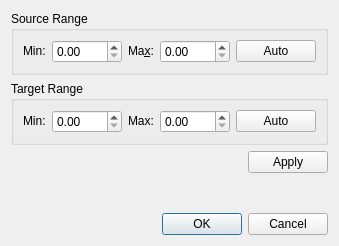
<?xml version="1.0" encoding="UTF-8"?>
<ui version="4.0">
 <class>LinearRangeMappingDialog</class>
 <widget class="QDialog" name="LinearRangeMappingDialog">
  <property name="geometry">
   <rect>
    <x>0</x>
    <y>0</y>
    <width>339</width>
    <height>246</height>
   </rect>
  </property>
  <property name="windowTitle">
   <string>Dialog</string>
  </property>
  <layout class="QVBoxLayout" name="verticalLayout">
   <item>
    <widget class="QGroupBox" name="sourceRangeGroupBox">
     <property name="title">
      <string>Source Range</string>
     </property>
     <layout class="QHBoxLayout" name="horizontalLayout">
      <item>
       <widget class="QLabel" name="oldMinLabel">
        <property name="sizePolicy">
         <sizepolicy hsizetype="Fixed" vsizetype="Fixed">
          <horstretch>0</horstretch>
          <verstretch>0</verstretch>
         </sizepolicy>
        </property>
        <property name="text">
         <string>Min:</string>
        </property>
        <property name="buddy">
         <cstring>oldRangeMinSpinBox</cstring>
        </property>
       </widget>
      </item>
      <item>
       <widget class="QDoubleSpinBox" name="oldRangeMinSpinBox">
        <property name="mouseTracking">
         <bool>true</bool>
        </property>
       </widget>
      </item>
      <item>
       <widget class="QLabel" name="oldMaxLabel">
        <property name="sizePolicy">
         <sizepolicy hsizetype="Fixed" vsizetype="Fixed">
          <horstretch>0</horstretch>
          <verstretch>0</verstretch>
         </sizepolicy>
        </property>
        <property name="text">
         <string>Ma&amp;x:</string>
        </property>
        <property name="buddy">
         <cstring>oldRangeMaxSpinBox</cstring>
        </property>
       </widget>
      </item>
      <item>
       <widget class="QDoubleSpinBox" name="oldRangeMaxSpinBox">
        <property name="mouseTracking">
         <bool>true</bool>
        </property>
       </widget>
      </item>
      <item>
       <widget class="QPushButton" name="autoOldRangeButton">
        <property name="text">
         <string>Auto</string>
        </property>
       </widget>
      </item>
     </layout>
    </widget>
   </item>
   <item>
    <widget class="QGroupBox" name="targetRangeGroupBox">
     <property name="title">
      <string>Target Range</string>
     </property>
     <layout class="QHBoxLayout" name="horizontalLayout_2">
      <item>
       <widget class="QLabel" name="newMinLabel">
        <property name="sizePolicy">
         <sizepolicy hsizetype="Fixed" vsizetype="Fixed">
          <horstretch>0</horstretch>
          <verstretch>0</verstretch>
         </sizepolicy>
        </property>
        <property name="text">
         <string>Min:</string>
        </property>
        <property name="buddy">
         <cstring>newRangeMinSpinBox</cstring>
        </property>
       </widget>
      </item>
      <item>
       <widget class="QDoubleSpinBox" name="newRangeMinSpinBox">
        <property name="mouseTracking">
         <bool>true</bool>
        </property>
       </widget>
      </item>
      <item>
       <widget class="QLabel" name="newMaxLabel">
        <property name="sizePolicy">
         <sizepolicy hsizetype="Fixed" vsizetype="Fixed">
          <horstretch>0</horstretch>
          <verstretch>0</verstretch>
         </sizepolicy>
        </property>
        <property name="text">
         <string>Max:</string>
        </property>
        <property name="buddy">
         <cstring>newRangeMaxSpinBox</cstring>
        </property>
       </widget>
      </item>
      <item>
       <widget class="QDoubleSpinBox" name="newRangeMaxSpinBox">
        <property name="mouseTracking">
         <bool>true</bool>
        </property>
       </widget>
      </item>
      <item>
       <widget class="QPushButton" name="autoNewRangeButton">
        <property name="text">
         <string>Auto</string>
        </property>
       </widget>
      </item>
     </layout>
    </widget>
   </item>
   <item>
    <layout class="QHBoxLayout" name="horizontalLayout_3">
     <item>
      <spacer name="horizontalSpacer_2">
       <property name="orientation">
        <enum>Qt::Orientation::Horizontal</enum>
       </property>
       <property name="sizeHint" stdset="0">
        <size>
         <width>40</width>
         <height>20</height>
        </size>
       </property>
      </spacer>
     </item>
     <item>
      <widget class="QPushButton" name="applyPushButton">
       <property name="toolTip">
        <string>Apply transform to data</string>
       </property>
       <property name="text">
        <string>Apply</string>
       </property>
      </widget>
     </item>
    </layout>
   </item>
   <item>
    <spacer name="verticalSpacer_2">
     <property name="orientation">
      <enum>Qt::Orientation::Vertical</enum>
     </property>
     <property name="sizeHint" stdset="0">
      <size>
       <width>20</width>
       <height>1</height>
      </size>
     </property>
    </spacer>
   </item>
   <item>
    <widget class="QDialogButtonBox" name="buttonBox">
     <property name="orientation">
      <enum>Qt::Orientation::Horizontal</enum>
     </property>
     <property name="standardButtons">
      <set>QDialogButtonBox::StandardButton::Cancel|QDialogButtonBox::StandardButton::Ok</set>
     </property>
    </widget>
   </item>
  </layout>
 </widget>
 <resources/>
 <connections>
  <connection>
   <sender>buttonBox</sender>
   <signal>accepted()</signal>
   <receiver>LinearRangeMappingDialog</receiver>
   <slot>accept()</slot>
   <hints>
    <hint type="sourcelabel">
     <x>248</x>
     <y>254</y>
    </hint>
    <hint type="destinationlabel">
     <x>157</x>
     <y>274</y>
    </hint>
   </hints>
  </connection>
  <connection>
   <sender>buttonBox</sender>
   <signal>rejected()</signal>
   <receiver>LinearRangeMappingDialog</receiver>
   <slot>reject()</slot>
   <hints>
    <hint type="sourcelabel">
     <x>316</x>
     <y>260</y>
    </hint>
    <hint type="destinationlabel">
     <x>286</x>
     <y>274</y>
    </hint>
   </hints>
  </connection>
 </connections>
</ui>
